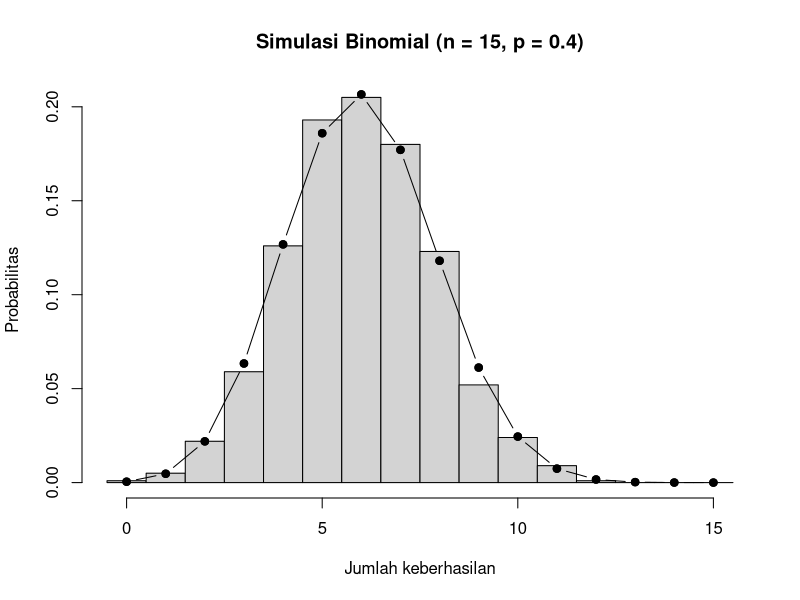

The R script that drew this image:
###Tugas 4 Komputasi Statistika

#Soal 1
lambda <- 3
# P(X >= 5)
p <- 1 - ppois(4, lambda)
p
#Pemodelan dengan Poisson
x <- 0:10
prob <- dpois(x, lambda)
data.frame(
  x = x,
  probabilitas = prob
)

#Soal 2
m <- 20    # jumlah bola merah
n <- 80    # jumlah bola bukan merah
k <- 10    # jumlah bola yang diambil
x <- 0:10  # nilai x yang mungkin
# Probabilitas masing-masing X
prob <- dhyper(x, m, n, k)
data.frame(
  jumlah_bola_merah = x,
  probabilitas = prob
)

#Soal 3
set.seed(123)
n <- 15
p <- 0.4
jumlah_simulasi <- 1000
# Simulasi Binomial
hasil <- rbinom(
  jumlah_simulasi,
  size = n,
  prob = p
)

head(hasil)
#Membuat histogram
hist(
  hasil,
  breaks = seq(-0.5, 15.5, 1),
  probability = TRUE,
  main = "Simulasi Binomial (n = 15, p = 0.4)",
  xlab = "Jumlah keberhasilan",
  ylab = "Probabilitas"
)
#PMF teoritis
x <- 0:15
pmf <- dbinom(
  x,
  size = 15,
  prob = 0.4
)
points(
  x,
  pmf,
  pch = 19
)
lines(
  x,
  dbinom(x, size = 15, prob = 0.4),
  type = "b"
)
